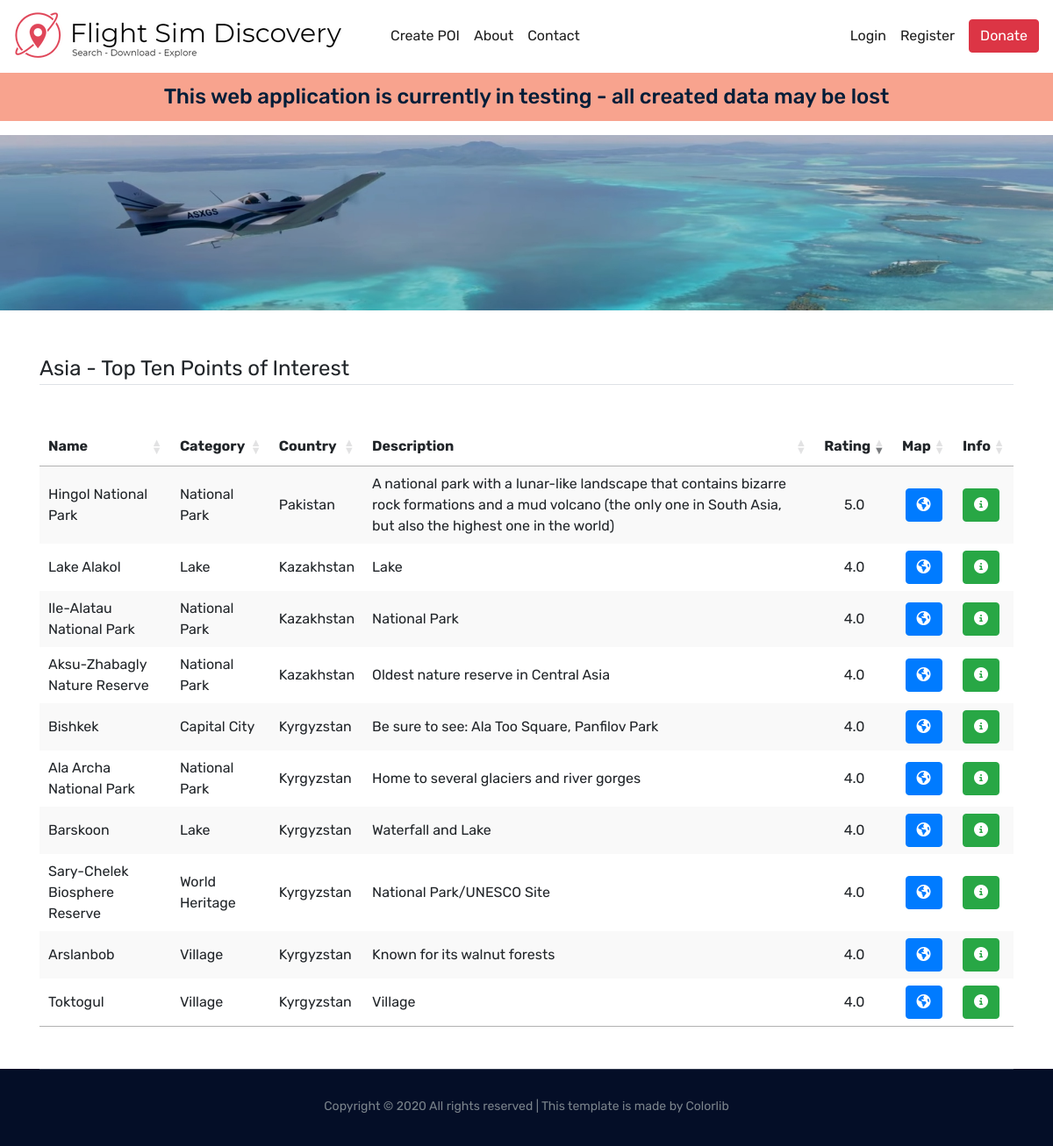
The page /topten_pois/Asia on the database as committed earlier.
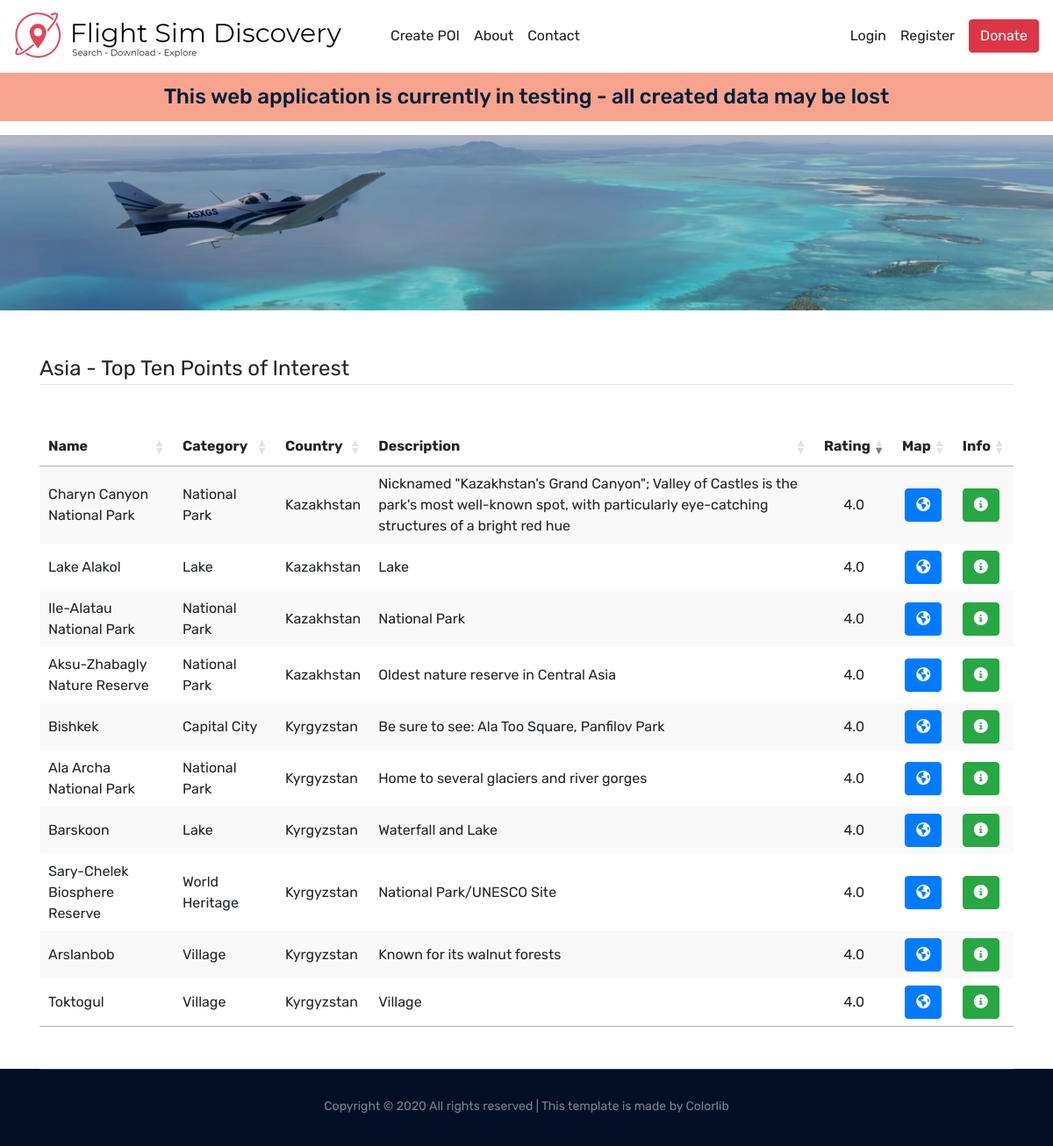
The same page on the database as committed later.
### flightsimdiscovery/models.py (models this page shows, shortened)
class Pois(db.Model):
    id = db.Column(db.Integer, primary_key=True)
    user_id = db.Column(db.Integer, db.ForeignKey('user.id'), nullable=False)
    name = db.Column(db.String(50), unique=True, nullable=False)
    latitude = db.Column(db.FLOAT, unique=False, nullable=False)
    longitude = db.Column(db.FLOAT, unique=False, nullable=False)
    region = db.Column(db.String(20), unique=False, nullable=False)
    country = db.Column(db.String(60), unique=False, nullable=False)
    category = db.Column(db.String(20), unique=False, nullable=False)
    description = db.Column(db.Text, nullable=True)
    nearest_icao_code = db.Column(db.String(4), nullable=True)
    date_posted = db.Column(db.DateTime, nullable=False, default=datetime.utcnow)
    share = db.Column(db.Boolean(), nullable=False, default=True)
    flag = db.Column(db.Boolean(), nullable=False, default=False)

### flightsimdiscovery/pois/routes.py (the view)
@pois.route("/topten_pois/<continent>")
def topten_pois(continent):
    region_pois = []
    poi_ratings = []
    topten_pois = []
    data_table = []
    for region in continents_by_region[continent]:
        pois = Pois.query.filter_by(region=region).all()
        region_pois.extend(pois)
    for poi in region_pois:
        rating = str(get_rating(poi.id))
        rating_dict = {'poi_id': poi.id, 'rating': rating}
        poi_ratings.append(rating_dict)
    sorted_poi_ratings = sorted(poi_ratings, key=lambda k: k['rating'])
    for poi_dict in sorted_poi_ratings[-10:]:
        poi = Pois.query.get(poi_dict['poi_id'])
        data_dic = {}
        data_dic['id'] = poi.id
        data_dic['location'] = str(poi.latitude) + ', ' + str(poi.longitude)
        data_dic['name'] = poi.name
        data_dic['category'] = poi.category
        data_dic['country'] = poi.country
        data_dic['description'] = poi.description
        data_dic['rating'] = poi_dict['rating']
        data_table.append(data_dic)
    return render_template('topten_pois.html', pois=data_table, continent=continent)

### flightsimdiscovery/pois/utils.py (called while the page is built)
def get_rating(poi_id):
    rating = 4  # default if error occurs during division
    sum_rating = 0
    ratings = Ratings.query.filter_by(poi_id=poi_id).all()
    number_of_ratings = 0
    for row in ratings:
        sum_rating += int(row.rating_score)
        number_of_ratings += 1
    try:
        rating = '{0:3.1f}'.format(sum_rating / number_of_ratings)
    except:
        print('ERROR occured getting rating.  Problably dividing by zero because no rating for the poi exists.  POI is :  ' + str(poi_id))
    return rating

### flightsimdiscovery/templates/topten_pois.html (shortened to what this page needs)
{% extends "base.html" %}
{% block content %}
<div class="bradcam_area topten_bg">
</div>
<div class="container">
    <div class="topten_pois_section my-5">
        <div class="db_table_area">
            <legend id=topten_title class="border-bottom mb-5">Top Ten Points of Interest</legend>
            <table id="topten_pois_datatable" class="stripe">
                <thead class="">
                <tr>
                    <th scope="col">Name</th>
                    <th scope="col">Category</th>
                    <th scope="col">Country</th>
                    <th scope="col">Description</th>
                    <th scope="col">Rating</th>
                    <th scope="col">Map</th>
                    <th scope="col">Info</th>
                </tr>
                </thead>
                <tbody>
                {% for poi in pois %}
                <tr>
                    <td>{{poi.name}}</td>
                    <td>{{poi.category}}</td>
                    <td>{{poi.country}}</td>
                    <td>{{poi.description}}</td>
                    <td>{{poi.rating}}</td>
                    <td><a href="/{{poi.location}}" class="btn btn-primary" onclick="this.form.submit()" role="button"
                           aria-disabled="true"><i class="fas fa-globe-americas"></i></a></td>
                    <td><a href="https://www.google.com/search?q={{poi.name}}, {{poi.category}}, {{poi.country}}"
                           target="_blank" class="btn btn-success" role="button" aria-disabled="true"><i
                            class="fas fa-info-circle"></i></a></td>
                </tr>
                {% endfor %}
                </tbody>
            </table>
        </div>
    </div>
</div>
{% endblock content %}

Rows that differ between the two databases and show on the page:
no longer on this page (row edited): Pois: name "Hingol National Park", category "National Park", country "Pakistan", description "A national park with a lunar-like landscape that contains bizarre rock formations and a mud volcano (the only one in South Asia, but also the highest one in the world)", rating "5.0"
now on this page (row edited): Pois: name "Charyn Canyon National Park", category "National Park", country "Kazakhstan", description "Nicknamed \"Kazakhstan's Grand Canyon\"; Valley of Castles is the park's most well-known spot, with particularly eye-catching structures of a bright red hue", rating "4.0"
